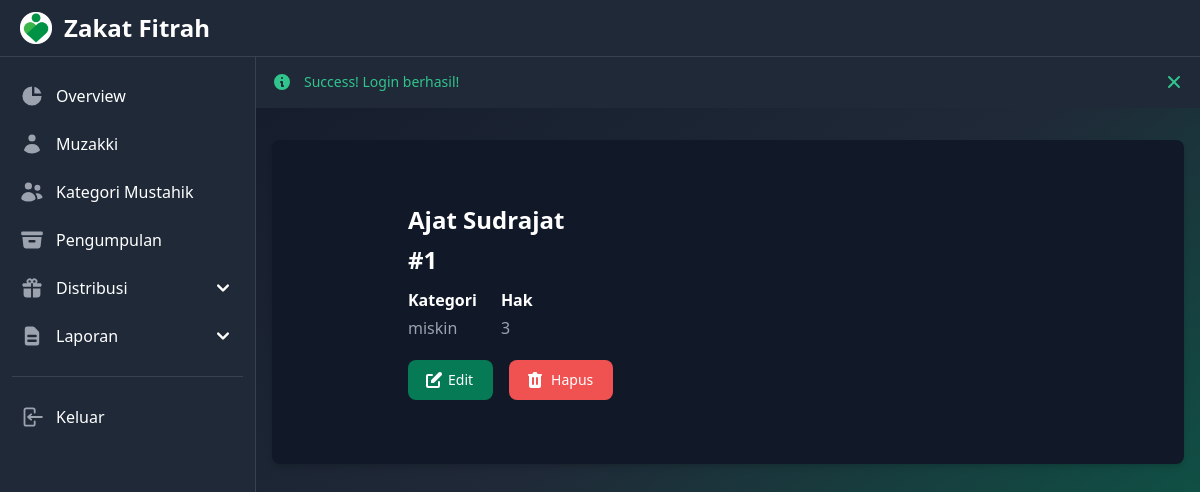
Page /distribusi-warga/view.php?id=1 (signed in) on the committed database.
### tables this page shows
CREATE TABLE `mustahik_warga` (
  `id_mustahikwarga` int(11) NOT NULL,
  `nama` varchar(50) NOT NULL,
  `kategori` enum('fakir','miskin','mampu') NOT NULL,
  `hak` double NOT NULL
);

### distribusi-warga/view.php (the view, shortened to what this page needs)
<?php session_start();
if (isset($_SESSION['flash_status'])) {
  $flash_status = $_SESSION['flash_status'];
  $flash_message = $_SESSION['flash_message'];
}
include_once("../koneksi.php");
$id = $_GET['id'];
$result = mysqli_query($mysqli, "SELECT * FROM mustahik_warga WHERE id_mustahikwarga='$id'");
while ($res = mysqli_fetch_array($result)) {
  $nama = $res['nama'];
  $kategori = $res['kategori'];
  $hak = $res['hak'];
}
?>
<!DOCTYPE html>
<html lang="en">
<head>
  <link rel="stylesheet" href="../styles.css">
</head>
<body class="min-h-screen min-w-screen bg-gradient-to-tl from-green-700 via-gray-800 to-gray-900">
  <nav class="fixed top-0 z-50 w-full border-b bg-gray-800 border-gray-700">
    <div class="px-3 py-3 lg:px-5 lg:pl-3">
      <div class="flex items-center justify-between">
        <div class="flex items-center justify-start">
          <a href="../index.php" class="flex ml-2 md:mr-24">
            <img src="../logo.png" class="h-8" alt="Zakat Logo" />
            <span class="self-center text-xl font-semibold ml-3 sm:text-2xl whitespace-nowrap text-white">Zakat Fitrah</span>
          </a>
        </div>
      </div>
    </div>
  </nav>
  <aside id="default-sidebar" class="fixed top-14 left-0 z-40 w-64 h-screen transition-transform -translate-x-full md:translate-x-0" aria-label="Sidenav">
    <div class="overflow-y-auto py-5 px-3 h-full border-r bg-gray-800 border-gray-700">
      <ul class="space-y-2">
        <li>
          <a href="../index.php" class="flex items-center p-2 text-base font-normal rounded-lg text-white hover:bg-gray-700 group">
            <svg aria-hidden="true" class="w-6 h-6 transition duration-75 text-gray-400 group-hover:text-white" fill="currentColor" viewBox="0 0 20 20" xmlns="http://www.w3.org/2000/svg">
              <path d="M2 10a8 8 0 018-8v8h8a8 8 0 11-16 0z"></path>
              <path d="M12 2.252A8.014 8.014 0 0117.748 8H12V2.252z"></path>
            </svg>
            <span class="ml-3">Overview</span>
          </a>
        </li>
        <li>
          <a href="../muzakki/index.php" class="flex items-center p-2 text-base font-normal rounded-lg text-white hover:bg-gray-700 group">
            <span class="ml-3">Muzakki</span>
          </a>
        </li>
        <li>
          <a href="../kategori-mustahik/index.php" class="flex items-center p-2 text-base font-normal rounded-lg text-white hover:bg-gray-700 group">
            <span class="ml-3">Kategori Mustahik</span>
          </a>
        </li>
        <li>
          <a href="../pengumpulan/index.php" class="flex items-center p-2 text-base font-normal rounded-lg text-white hover:bg-gray-700 group">
            <span class="ml-3">Pengumpulan</span>
          </a>
        </li>
        <li>
          <button type="button" class="flex items-center p-2 w-full text-base font-normal rounded-lg transition duration-75 group text-white hover:bg-gray-700" aria-controls="dropdown-distribusi" data-collapse-toggle="dropdown-distribusi">
            <span class="flex-1 ml-3 text-left whitespace-nowrap">Distribusi</span>
            <svg aria-hidden="true" class="w-6 h-6" fill="currentColor" viewBox="0 0 20 20" xmlns="http://www.w3.org/2000/svg">
              <path fill-rule="evenodd" d="M5.293 7.293a1 1 0 011.414 0L10 10.586l3.293-3.293a1 1 0 111.414 1.414l-4 4a1 1 0 01-1.414 0l-4-4a1 1 0 010-1.414z" clip-rule="evenodd"></path>
            </svg>
          </button>
        </li>
        <li>
          <button type="button" class="flex items-center p-2 w-full text-base font-normal rounded-lg transition duration-75 group text-white hover:bg-gray-700" aria-controls="dropdown-laporan" data-collapse-toggle="dropdown-laporan">
            <span class="flex-1 ml-3 text-left whitespace-nowrap">Laporan</span>
            <svg aria-hidden="true" class="w-6 h-6" fill="currentColor" viewBox="0 0 20 20" xmlns="http://www.w3.org/2000/svg">
              <path fill-rule="evenodd" d="M5.293 7.293a1 1 0 011.414 0L10 10.586l3.293-3.293a1 1 0 111.414 1.414l-4 4a1 1 0 01-1.414 0l-4-4a1 1 0 010-1.414z" clip-rule="evenodd"></path>
            </svg>
          </button>
        </li>
      </ul>
      <ul class="pt-5 mt-5 space-y-2 border-t border-gray-700">
        <li>
          <a href="../logout.php" class="flex items-center p-2 text-base font-normal rounded-lg transition duration-75 hover:bg-gray-700 text-white group">
            <span class="ml-3">Keluar</span>
          </a>
        </li>
      </ul>
    </div>
  </aside>
  <div class="mt-14 md:ml-64">
    <?php if (isset($flash_status)) { ?>
      <div id="alert" <?php if ($flash_status === 'Error') { ?> class="flex p-4 mb-4 bg-gray-800 text-red-400" <?php } elseif ($flash_status === 'Success') { ?> class="flex p-4 mb-4 bg-gray-800 text-green-400" <?php } ?> role="alert">
        <div class="ml-3 text-sm font-medium">
          <?php echo $flash_status; ?>! <?php echo $flash_message; ?>
        </div>
        <button type="button"  <?php if ($flash_status === 'Success') { ?> class="ml-auto -mx-1.5 -my-1.5 rounded-lg focus:ring-2 focus:ring-green-400 p-1.5 inline-flex h-8 w-8 bg-gray-800 text-green-400 hover:bg-gray-700" <?php } ?> data-dismiss-target="#alert" aria-label="Close">
        </button>
      </div>
    <?php } ?>
    <main class="mx-auto p-4">
      <section class="bg-gray-900 relative shadow-md sm:rounded-lg">
        <div class="py-8 px-4 mx-auto max-w-2xl lg:py-16">
          <h2 class="mb-2 text-xl font-semibold leading-none md:text-2xl text-white"><?php echo $nama ?></h2>
          <p class="mb-4 text-xl font-extrabold leading-none md:text-2xl text-white">#<?php echo $id ?></p>
          <dl class="flex items-center space-x-6">
            <div>
              <dt class="mb-2 font-semibold leading-none text-white">Kategori</dt>
              <dd class="mb-4 font-light sm:mb-5 text-gray-400"><?php echo $kategori ?></dd>
            </div>
            <div>
              <dt class="mb-2 font-semibold leading-none text-white">Hak</dt>
              <dd class="mb-4 font-light sm:mb-5 text-gray-400"><?php echo $hak ?></dd>
            </div>
          </dl>
          <div class="flex items-center space-x-4">
            <a href="./edit.php?id=<?php echo $id ?>" class="text-white inline-flex items-center focus:ring-4 focus:outline-none font-medium rounded-lg text-sm px-5 py-2.5 text-center bg-green-600 hover:bg-green-700 focus:ring-green-800">
              Edit
            </a>
            <a href="./delete.php?id=<?php echo $id ?>" class="inline-flex items-center text-white bg-red-500 hover:bg-red-600 focus:ring-red-900 focus:ring-4 focus:outline-none font-medium rounded-lg text-sm px-5 py-2.5 text-center">
              Hapus
            </a>
          </div>
        </div>
      </section>
    </main>
  </div>
</body>
</html>

### rows in the picture
mustahik_warga: nama "Ajat Sudrajat", kategori "miskin", hak "3"

### other values in the picture
$flash_status "Success"
$flash_message "Login berhasil!"
$id "1"
